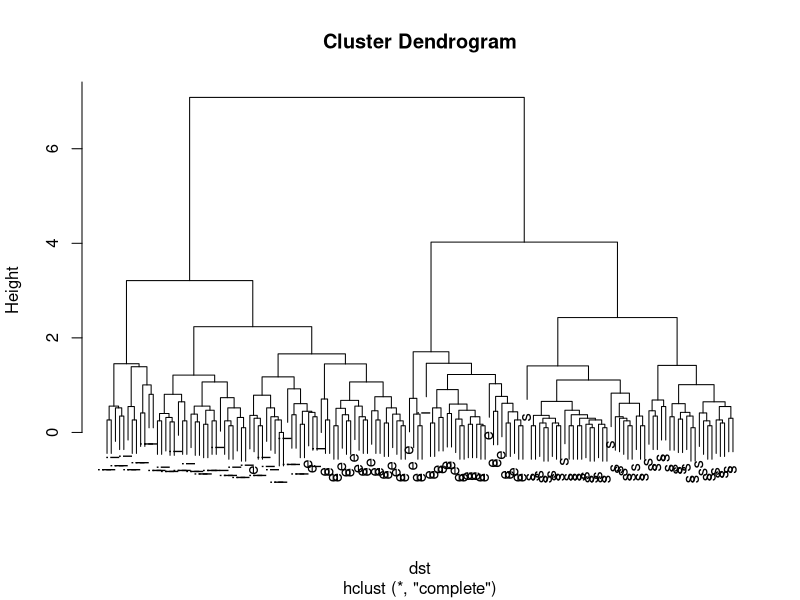
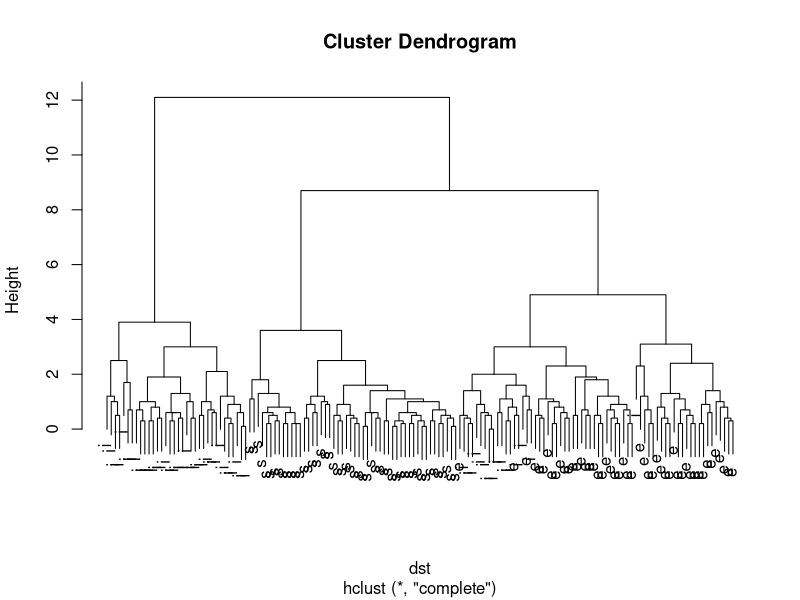
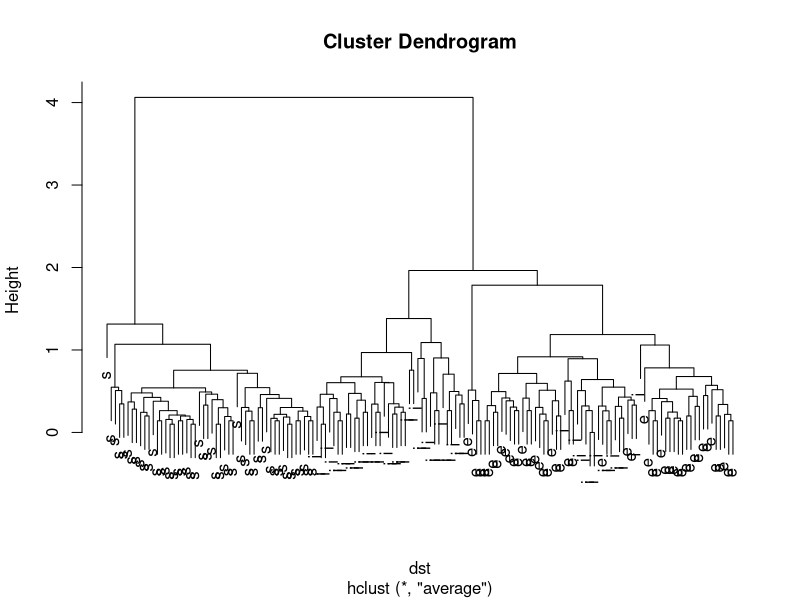
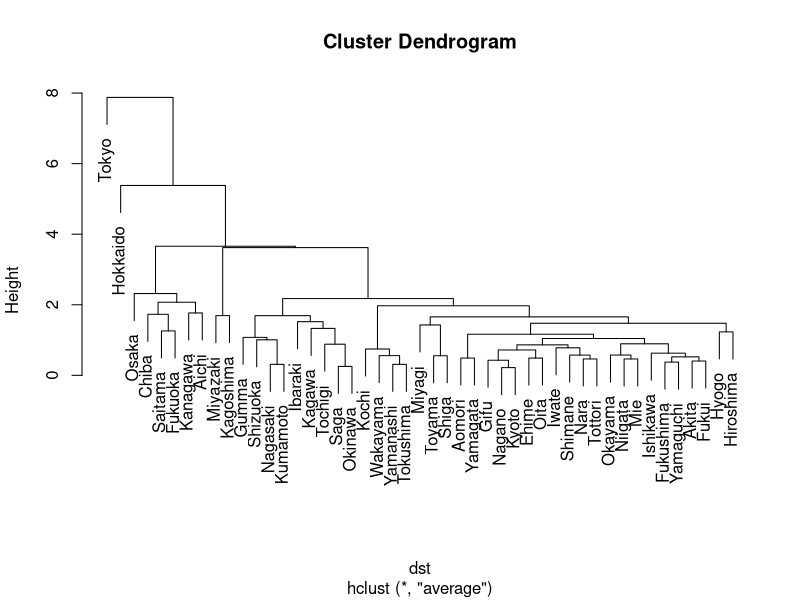

Generate these figures, in order, with R:
### 階層的クラスタリング

### datasets::iris による例
## クラスラベルSpeciesを用いずに他の変数から的確な分類ができるか検証
x <- subset(iris, select = -Species) # 変数の抽出
## 階層的クラスタリング (ユークリッド距離，最長距離法)
dst <- dist(x) # ユークリッド距離(euclidean)が既定値
est <- hclust(dst) # 最長距離法(complete)が既定値
plot(est, labels=c("s","e","i")[iris$Species])
## 階層的クラスタリング (マンハッタン距離，最長距離法)
dst <- dist(x, method="manhattan") 
est <- hclust(dst)
plot(est, labels=c("s","e","i")[iris$Species])
## 階層的クラスタリング (ユークリッド距離，群平均法)
dst <- dist(x) 
est <- hclust(dst, method="average")
plot(est, labels=c("s","e","i")[iris$Species])
## クラスタリングの評価
clust <- cutree(est,3) # 3つに類別
table(iris$Species[clust==1]) # setosa
table(iris$Species[clust==2]) # versicolor
table(iris$Species[clust==3]) # virginica

### 総務省統計局の統計データによる例
## http://www.stat.go.jp/data/shihyou/naiyou.htm
## 社会生活統計指標－都道府県の指標－2017 社会生活統計指標 2017年2月17日公表
## http://www.e-stat.go.jp/SG1/estat/List.do?bid=000001083999&cycode=0
## 1. Ratio of forest area
##    森林面積割合 [2014; %] 
## 2. Gross agricultural product per agricultural worker
##    就業者１人当たり農業産出額(販売農家）[2014; 万円]
## 3. Percentage distribution by prefecture
##    全国総人口に占める人口割合 [2015; %]
## 4. Land productivity
##    土地生産性（耕地面積１ヘクタール当たり）[2014; 万円]
## 5. Annual sales of commercial goods
##    商業年間商品販売額［卸売業＋小売業］（事業所当たり）[2013; 百万円]
mydata <- read.csv(file="japan-living.csv",
                   fileEncoding="utf8",
                   row.names=1,
                   header=TRUE) 
## 階層的クラスタリングの実行:
dst <- dist(scale(mydata)) # 正規化してユークリッド距離を測る
est <- hclust(dst, method="average") # 群平均法
## est <- hclust(dst, method="ward.D2") # Ward法
plot(est) # デンドログラムの表示
## 結果の確認 (各クラスター内の県名を表示)
k <- 7 # 分割数を指定
clust <- cutree(est,k) # デンドログラムを分割
perf <- rownames(mydata) # 県名の取得
for(i in 1:k){
    cat("[ cluster",i,"]\n")
    print(perf[clust==i])
}
